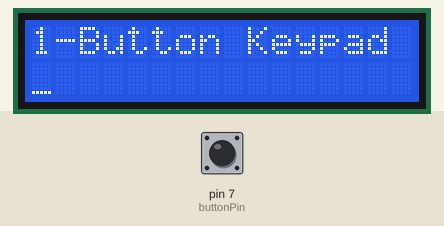
This sketch was run on a simulated Arduino Uno, built with avr-gcc and run on an emulated ATmega328P. Shown: 16×2 character LCD. The inputs (shaded band) are chosen by the test bench; at power-on: pin 7 (buttonPin) LOW.

Above: at 1.2 s.
1.3 s: pin 7 (buttonPin) pulled HIGH for 0.15 s
At 3.7 s:
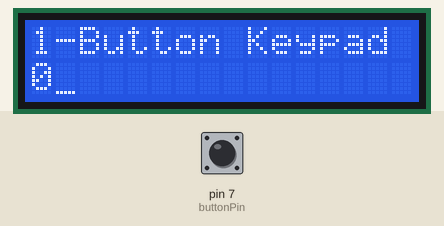
4.0 s: pin 7 (buttonPin) pulled HIGH for 1 s
At 7.1 s:
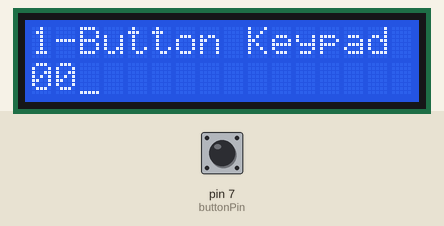
7.5 s: pin 7 (buttonPin) pulled HIGH for 0.15 s
At 9.8 s:
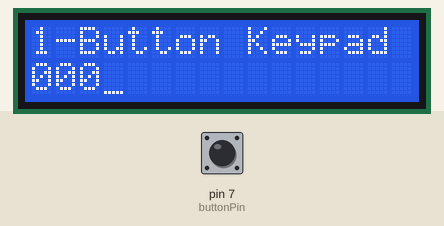
10.2 s: pin 7 (buttonPin) pulled HIGH for 1 s
At 13.0 s:
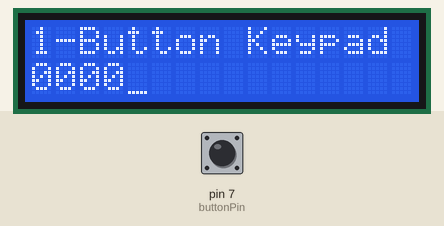
13.7 s: pin 7 (buttonPin) pulled HIGH for 3.2 s
At 19.2 s:
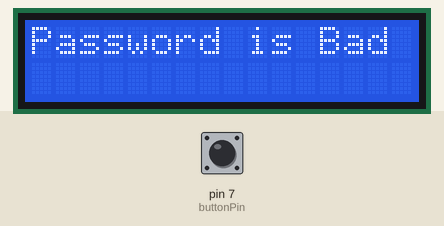
Timing chart, 0 to 20.7 s (numbered marks = the images above; inputs shaded):
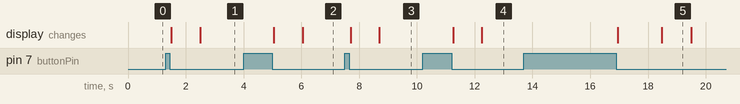

The sketch:

1_button_password_keypad.ino
```cpp
// one button password keypad
// made by id-ware/micromix.
// based on "keypad password" example by Andrew Mascolo.

//////////
//Warning: the code is using millis(), and will freak-out after 49 days running non-stop
//do not use beyond that time.
//////////////////////////////
//TODO: 1. write a statment that fixes the "millis() 49-days bug"
//      2. get rid of delay at password checks?
//////////////////////////////
//
//Version: 08.07.2019 11:46 AM (final)
//(date is better for me than random numbers..)
////
//-------------------------------------------------------------

//**un-comment the lines below for the display you use**
//----------------------// Normal-LCD //---------------------
//#include <LiquidCrystal.h>
//LiquidCrystal lcd(12, 11, 5, 4, 3, 2);
//-----------------------// I2C-LCD //-----------------------
#include <Wire.h>
#include <LiquidCrystal_I2C.h>
//

LiquidCrystal_I2C lcd(0x27, 16, 2); // set the LCD address to 0x27 for a 16 chars and 2 line display

////////////////////
#define Password_Lenght 6 // Give enough room for five chars + NULL char

char Data[Password_Lenght]; // 5 is the number of chars it can hold + the null char = 6
char Master[Password_Lenght] = "12345";
byte data_count = 0, master_count = 0;
//bool Pass_is_good;
//char customKey;
////////////////////

int single_digit = -1;

const int buttonPin = 7;    // the number of the pushbutton pin
int buttonState;
int maxlenght = 4;

unsigned long previousTime = 0;
int period = 50;
bool flag = false;

unsigned long previousWaitTime = 0;
int wait_time = 1000;
bool wait_flag = false;
int charmove = 0;

////////////
void setup()
{
  //Serial.begin(115200);  //used for debugging, not required
  pinMode(buttonPin, INPUT);

  //  **un-comment the lines below for the display you use**
  //----------------------// Normal-LCD //---------------------
  //lcd.begin(16, 2);
  //-----------------------// I2C-LCD //-----------------------
  lcd.init();
  lcd.backlight();    // turn on backlighting
  //
  lcd.setCursor(0, 0);
  lcd.clear();
  lcd.print("1-Button Keypad");

  //cursor-position
  lcd.setCursor(0, 1);
  lcd.cursor();
  //
}

void loop()
{

  buttonState = digitalRead(buttonPin);

  unsigned long currentTime = millis();

  if (buttonState == HIGH) {
    previousTime = currentTime;
    flag = true;
  }

  if ((currentTime - previousTime > period) && (flag == true)) {

    flag = false;
    previousTime = currentTime;
    lcd.setCursor(charmove, 1);

    if (single_digit >= 9) {
      single_digit = 0;
    }
    else
    {
      single_digit++;
    }
    //cursor-position off before print.
    lcd.noCursor();
    //
    lcd.print(single_digit);

    ///////////////////////////////
    previousWaitTime = currentTime;
    wait_flag = true;
    ///////////////////////////////
  }

  if ((currentTime - previousWaitTime > wait_time) && (wait_flag == true)) {

    wait_flag = false;
    previousWaitTime = currentTime;

    /////////////////////
    // converting here the int value to char data type

    char buffer[1];  // inserting a new char buffer of the size of 1 for the converter
    sprintf(buffer, "%d", single_digit); //the converter itself
    // i is our char in the int format, and we convert it here to the char type
    //so we can save it as string and compere it in the end to the password we got stored in memory.

    // "/n" = newline
    // "%lu" = long
    // "%d" = int
    // "%06" before "lu" or "int" will result with ZERO padding
    // of the number, i.e.: 50 -> 000050

    Data[data_count] = buffer[0]; // store char into data array
    data_count++; // increment data array by 1 to store new char, also keep track of the number of chars entered
    /////////////////////

    if (charmove >= maxlenght) {
      charmove = 0;
    } else {
      charmove++;
    }
    single_digit = -1;

    ///
    if (data_count == Password_Lenght - 1) // if the array index is equal to the number of expected chars, compare data to master
    {
      delay(500); // NOT REQUIRED, JUST FOR COSMATICS
      lcd.clear();
      lcd.setCursor(0, 0);
      lcd.print("Password is ");

      //Serial.println(Data);  //used for debugging, not required
      //Serial.println(Master);  //used for debugging, not required

      if (!strcmp(Data, Master)) // equal to (strcmp(Data, Master) == 0)
        lcd.print("Good");
      else
        lcd.print("Bad");

      delay(1000);// added 1 second delay to make sure the password is completely shown on screen before it gets cleared.
      lcd.clear();
      clearData();
      //charmove = 0;
      //single_digit = 0;
      lcd.setCursor(0, 0);
      lcd.print("1-Button Keypad");
    }
    ///

    //cursor-position on after movement.
    lcd.setCursor(charmove, 1);
    lcd.cursor();
    //

  }

}

void clearData()
{
  while (data_count != 0)
  { // This can be used for any array size,
    Data[data_count--] = 0; //clear array for new data
  }
  return;
}
```

Measured:
- after the input at 1.3 s, the display: first changes after 0.20 s (image 1 shows a later state)
- after the input at 4.0 s, the display: first changes after 1.1 s (image 2 shows a later state)
- after the input at 7.5 s, the display: first changes after 0.20 s (image 3 shows a later state)
- after the input at 10.2 s, the display: first changes after 1.1 s (image 4 shows a later state)
- after the input at 13.7 s, the display: first changes after 3.3 s (image 5 shows a later state)
- what the display in image 5 shows lasts 1.0 s, from 18.5 s to 19.5 s
